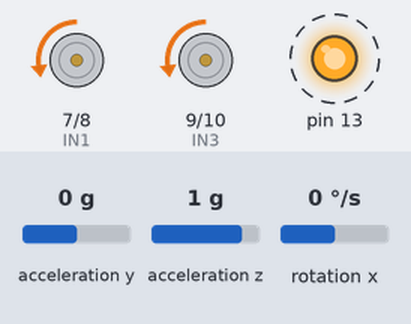
The sketch below on a simulated Arduino Uno, built with avr-gcc and run on an emulated ATmega328P. On the bench: motor-driver pin pairs drawn as motors (green arrow = first pin HIGH = forward, orange = second pin HIGH = backward, longer = more drive, scaled by the enable pin), output pins drawn as LEDs (lit = HIGH). Dashed ring = blinking. Inputs (shaded band) come from the test bench; at power-on: acceleration y 0 g, acceleration z 1 g, rotation x 0 °/s.

Above: at 1.2 s.
1.3 s: acceleration y set to -1.4 g
At 3.5 s:
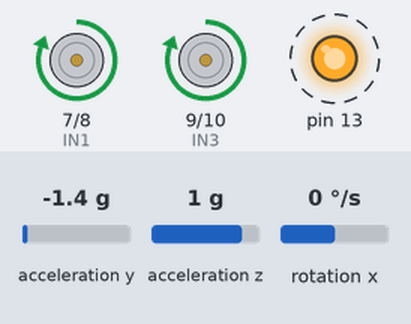
4.3 s: acceleration y set to 0 g
At 7.09 s:
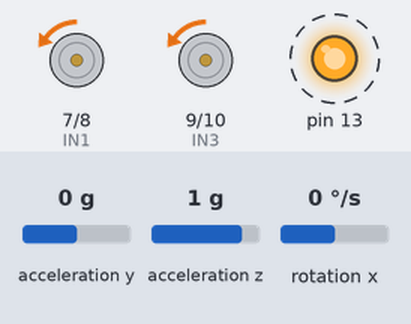
7.3 s: acceleration z set to 0.1 g
10.3 s: acceleration z set to -0.2 g
At 11.7 s:
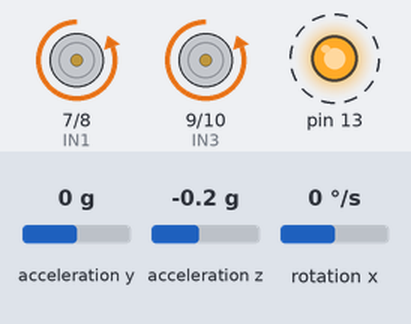
13.3 s: acceleration y set to -0.2 g
At 14.4 s:
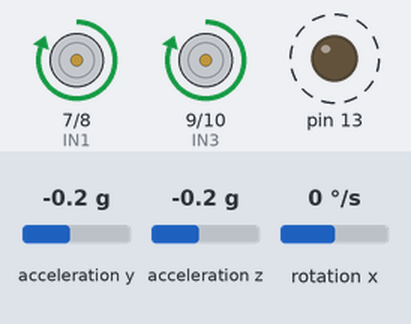
16.3 s: rotation x set to -100 °/s
Timing chart, 0 to 27.0 s (numbered marks = the images above; inputs shaded):
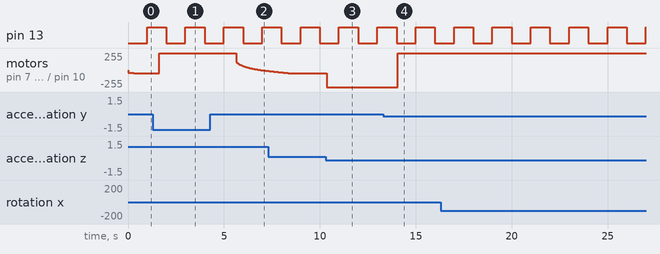

The sketch:

DengeRobotu.ino
```cpp
#include "Wire.h"
#include "I2Cdev.h"
#include "MPU6050.h"
#include "math.h"

#define ENA   3
#define IN1   7
#define IN2   8
#define IN3   9
#define IN4   10
#define ENB   11

#define Kp  15//40
#define Kd  0.05//0.05
#define Ki  10//40
#define sampleTime  0.005
#define targetAngle -2.5//-2.5

MPU6050 mpu;

int16_t accY, accZ, gyroX;
volatile int motorPower, gyroRate;
volatile float accAngle, gyroAngle, currentAngle, prevAngle=0, error, prevError=0, errorSum=0;
volatile byte count=0;
int distanceCm;

void setMotors(int leftMotor, int rightMotor) {
  if(leftMotor >= 0) {
    analogWrite(ENA, leftMotor);
    digitalWrite(IN1, LOW);
    digitalWrite(IN2, HIGH);
  }
  else {
    analogWrite(ENA, abs(leftMotor));
    digitalWrite(IN1, HIGH);
    digitalWrite(IN2, LOW);
  }
  if(rightMotor >= 0) {
    analogWrite(ENB, rightMotor);
    digitalWrite(IN3, LOW);
    digitalWrite(IN4, HIGH);
  }
  else {
    analogWrite(ENB, abs(rightMotor));
    digitalWrite(IN3, HIGH);
    digitalWrite(IN4, LOW);
  }
}

void init_PID() {
  // initialize Timer1
  cli();          // disable global interrupts
  TCCR1A = 0;     // set entire TCCR1A register to 0
  TCCR1B = 0;     // same for TCCR1B
  // set compare match register to set sample time 5ms
  OCR1A = 9999;
  // turn on CTC mode
  TCCR1B |= (1 << WGM12);
  // Set CS11 bit for prescaling by 8
  TCCR1B |= (1 << CS11);
  // leftMotorble timer compare interrupt
  TIMSK1 |= (1 << OCIE1A);
  sei();          // leftMotorble global interrupts
}

void setup() {
  // set the motor control and PWM pins to output mode
  pinMode(ENA, OUTPUT);
  pinMode(IN1, OUTPUT);
  pinMode(IN2, OUTPUT);
  pinMode(ENB, OUTPUT);
  pinMode(IN3, OUTPUT);
  pinMode(IN4, OUTPUT);
  // set the status LED to output mode
  pinMode(13, OUTPUT);
  // initialize the MPU6050 and set offset values
  mpu.initialize();
  mpu.setYAccelOffset(-2503);//1593
  mpu.setZAccelOffset(9900);//963
  mpu.setXGyroOffset(40);//40
  // initialize PID sampling loop
  init_PID();
//Serial.begin(9600);
}

void loop() {
  // Serial.println(motorPower);
   // read acceleration and gyroscope values
  accY = mpu.getAccelerationY();
  accZ = mpu.getAccelerationZ();
  gyroX = mpu.getRotationX();
  // set motor power after constraining it
  motorPower = constrain(motorPower, -255, 255);
  setMotors(motorPower, motorPower);
  // measure distance every 100 milliseconds

}
// The ISR will be called every 5 milliseconds
ISR(TIMER1_COMPA_vect)
{
  // calculate the angle of inclination
  accAngle = atan2(accY, accZ)*RAD_TO_DEG;
  gyroRate = map(gyroX, -32768, 32767, -250, 250);
  gyroAngle = (float)gyroRate*sampleTime;
  currentAngle = 0.9934*(prevAngle + gyroAngle) + 0.0066*(accAngle);

  error = currentAngle - targetAngle;
  errorSum = errorSum + error;
  errorSum = constrain(errorSum, -300, 300);//-300 300
  //calculate output from P, I and D values
  motorPower = Kp*(error) + Ki*(errorSum)*sampleTime - Kd*(currentAngle-prevAngle)/sampleTime;
  prevAngle = currentAngle;
  // toggle the led on pin13 every second
  count++;
  if(count == 200)  {
    count = 0;
    digitalWrite(13, !digitalRead(13));
  }

}
```

Measured:
- the behaviour switches between 0 and -0.1 g on acceleration z (found by bisection; images 2 and 3)
- the behaviour switches between 0 and -0.1 g on acceleration y (found by bisection; images 3 and 4)
- after the input at 1.3 s, motor on pin 7 (IN1) / pin 8 (IN2), motor on pin 9 (IN3) / pin 10 (IN4): backward 52/255 → forward 255/255 after 0.33 s
- after the input at 4.3 s, motor on pin 7 (IN1) / pin 8 (IN2), motor on pin 9 (IN3) / pin 10 (IN4): moves from forward 255/255 to backward 13/255 over 1.7 s, starting after 1.3 s
- after the input at 10.3 s, motor on pin 7 (IN1) / pin 8 (IN2), motor on pin 9 (IN3) / pin 10 (IN4): backward 52/255 → backward 255/255 after 0.07 s
- after the input at 13.3 s, motor on pin 7 (IN1) / pin 8 (IN2), motor on pin 9 (IN3) / pin 10 (IN4): backward 255/255 → forward 255/255 after 0.76 s
- by itself, pin 13: alternates HIGH for 1.0 s and LOW for 1.0 s
